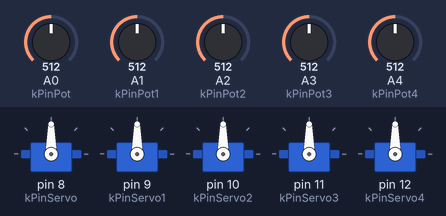
Bench run of a sketch on a simulated Arduino Uno, built with avr-gcc and run on an emulated ATmega328P. Parts: 5 × servo. Inputs (shaded band) come from the test bench; at power-on: A0 (kPinPot) = 512, A1 (kPinPot1) = 512, A2 (kPinPot2) = 512, A3 (kPinPot3) = 512, A4 (kPinPot4) = 512.

Above: at 1.2 s.
1.3 s: A0 (kPinPot) set to 716
At 2.3 s:
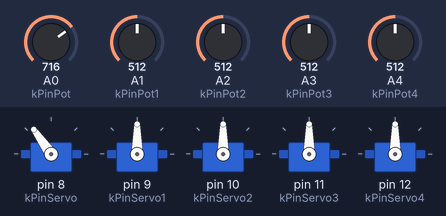
2.8 s: A1 (kPinPot1) set to 716
At 3.5 s:
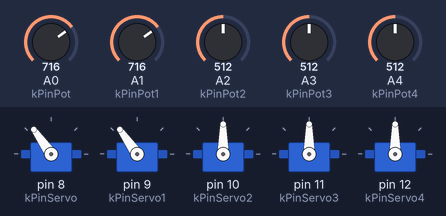
4.3 s: A2 (kPinPot2) set to 716
At 4.7 s:
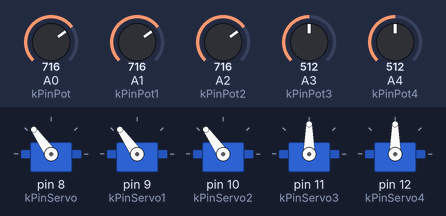
5.8 s: A3 (kPinPot3) set to 716
At 7.0 s:
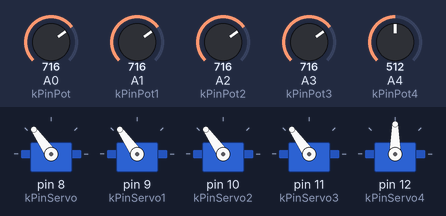
7.3 s: A4 (kPinPot4) set to 716
At 7.7 s:
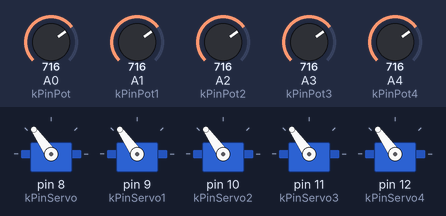
8.8 s: A0 (kPinPot) set to 992
At 10.1 s:
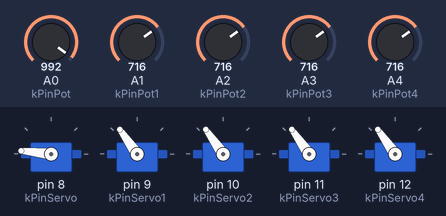
Timing chart, 0 to 11.3 s (numbered marks = the images above; inputs shaded):
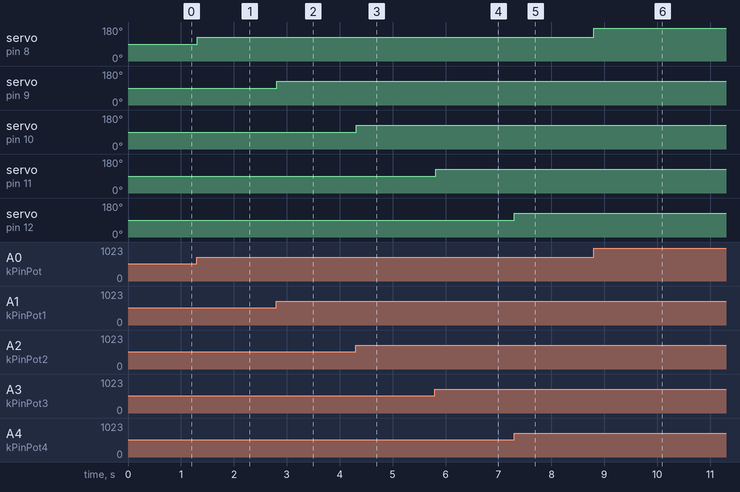

Measured:
- after the input at 1.3 s, servo on pin 8 (kPinServo): 90° → 125° at once
- after the input at 2.8 s, servo on pin 9 (kPinServo1): 90° → 125° at once
- after the input at 4.3 s, servo on pin 10 (kPinServo2): 90° → 125° at once
- after the input at 5.8 s, servo on pin 11 (kPinServo3): 90° → 125° at once
- after the input at 7.3 s, servo on pin 12 (kPinServo4): 90° → 125° at once
- after the input at 8.8 s, servo on pin 8 (kPinServo): 125° → 174° at once

The sketch:

5_Servo_with_5_Pot.ino
```cpp
#include <Servo.h>

Servo Myservo;
Servo Myservo1;
Servo Myservo2;
Servo Myservo3;
Servo Myservo4;

const int kPinPot = A0;
const int kPinPot1 = A1;
const int kPinPot2 = A2;
const int kPinPot3 = A3;
const int kPinPot4 = A4;

const int kPinServo = 8;
const int kPinServo1 = 9;
const int kPinServo2 = 10;
const int kPinServo3 = 11;
const int kPinServo4 = 12;


 void setup()
 {
  Myservo.attach(kPinServo);
  Myservo1.attach(kPinServo1);
  Myservo2.attach(kPinServo2);
  Myservo3.attach(kPinServo3);
  Myservo4.attach(kPinServo4);
 }

 void loop()
 {

 {int valA = analogRead(kPinPot);
 valA = map(valA, 0, 1023, 0, 180);
 Myservo.write(valA);}

{int valB = analogRead(kPinPot1);
 valB = map(valB, 0, 1023, 0, 180);
 Myservo1.write(valB);}

{int valC = analogRead(kPinPot2);
 valC = map(valC, 0, 1023, 0, 180);
 Myservo2.write(valC);}

{int valD = analogRead(kPinPot3);
 valD = map(valD, 0, 1023, 0, 180);
 Myservo3.write(valD);}

{int valD = analogRead(kPinPot4);
 valD = map(valD, 0, 1023, 0, 180);
 Myservo4.write(valD);}

 delay(15);
 }
```
